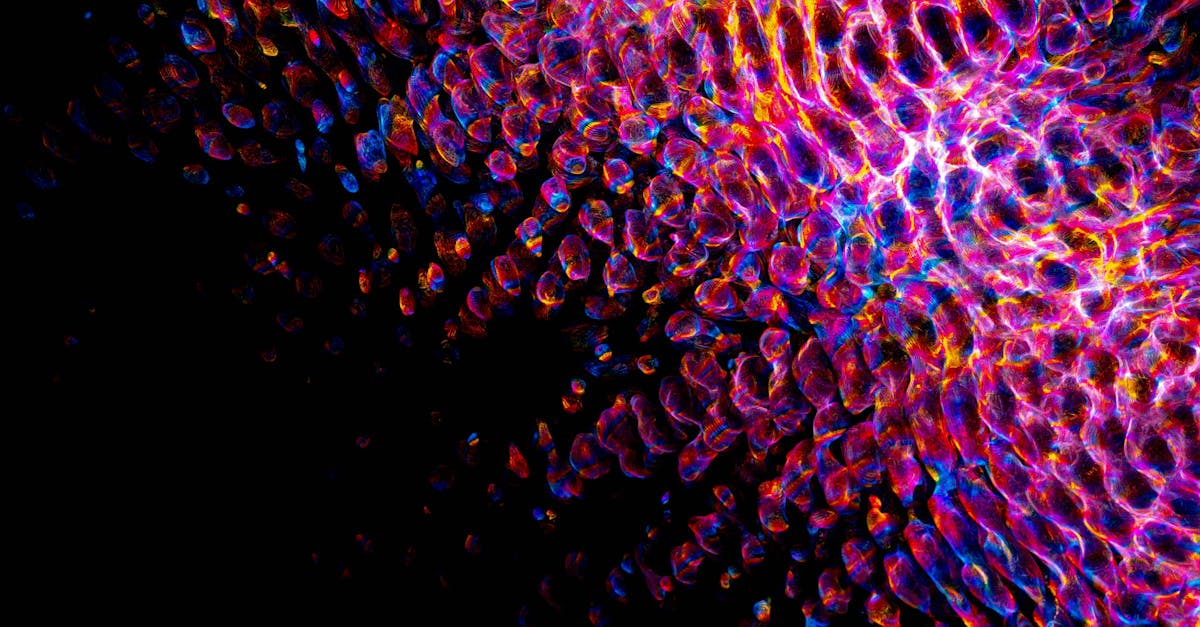
#> input picture services/blog_engine/app/services/image/backgrounds/abstract/abstract_0.jpg, 1200 x 627 px
$ python -i image_generator.py   (imports and definitions only)
#> lines starting #> are read from the running program, lines starting #| are printed output that depends on the picture
from PIL import Image, ImageDraw, ImageFont, ImageEnhance
from pathlib import Path
from datetime import datetime
from .image_config import *
from .image_templates import TEMPLATES
from .utils import load_font
from .external_api import pexels
import random
import numpy as np
import io

# -------------------------------------------------
# Directories
# -------------------------------------------------
BASE_DIR = Path(__file__).parent
IMAGE_DIR = BASE_DIR / "backgrounds"
# [1 line not run here, left out]

# -------------------------------------------------
# Background categories
# -------------------------------------------------
BACKGROUND_CATEGORIES = ["nature", "space", "technology", "abstract", "city", "gradient", "pattern", "noise"]
OVERLAY_CATEGORIES = ["nature", "space", "abstract", "gradient", "technology", "pattern"]

# -------------------------------------------------
# Text drawing utility (fixed)
# -------------------------------------------------
# [83 lines left out: functions draw_text, generate_background, not called in this run]

# -------------------------------------------------
# Layer subtle overlay with optional text
# -------------------------------------------------
def apply_overlay(base_img: Image.Image, text_data: dict = None) -> Image.Image:
    overlay_category = random.choice(OVERLAY_CATEGORIES)
    overlay_img = generate_background(base_img.width, base_img.height, category=overlay_category)
    overlay_img = overlay_img.convert("RGBA")

    # Create alpha mask for transparency (~20%)
    overlay_mask = Image.new("L", overlay_img.size, 50)
    overlay_img.putalpha(overlay_mask)
    base_img.alpha_composite(overlay_img)

    # Draw text on top
    if text_data:
        font_title = load_font(FONT_SIZE_TITLE)
        font_subtitle = load_font(FONT_SIZE_SUBTITLE)
        if "title" in text_data:
            draw_text(base_img, text_data["title"], font_title, xy=(50, 50), max_width=base_img.width-100)
        if "subtitle" in text_data:
            draw_text(base_img, text_data["subtitle"], font_subtitle, xy=(50, 200), max_width=base_img.width-100)

    return base_img

# -------------------------------------------------
# Generate a single image
# -------------------------------------------------
# [74 lines left out: functions generate_image, generate_images_for_post, not called in this run]

>>> import cv2
>>> picture = cv2.imread('backgrounds/abstract/abstract_0.jpg', cv2.IMREAD_GRAYSCALE)
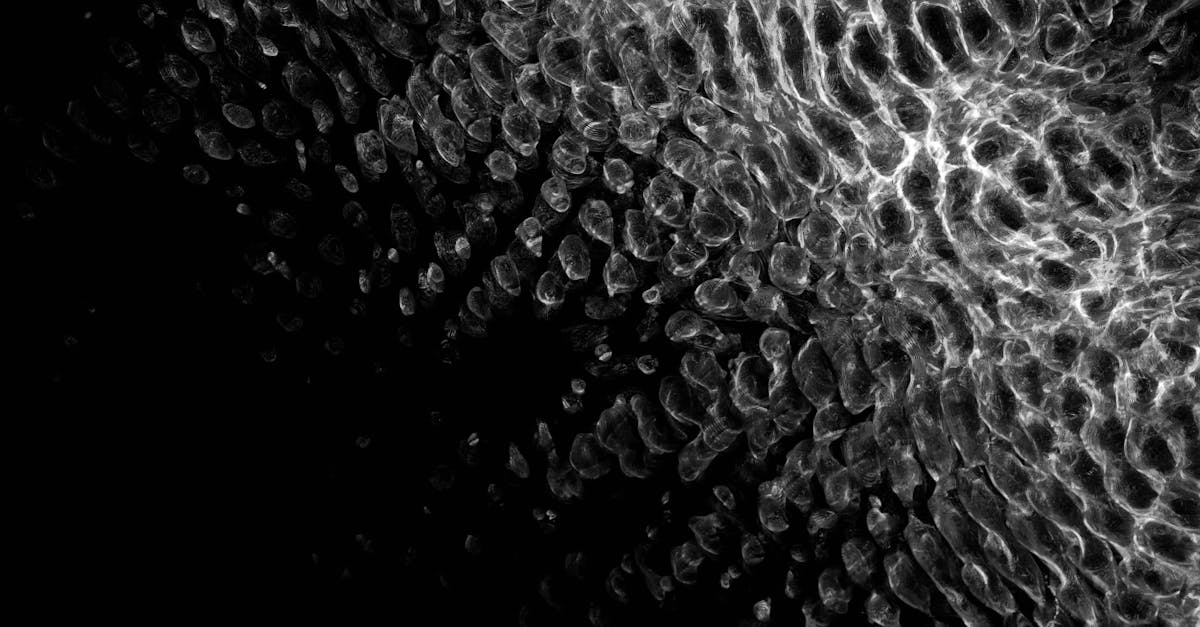
#> picture: shape (627, 1200); min 0, max 255, mean 37.2
#> (the run stopped early here; a loop or call above may not have finished)

$ run again, on services/blog_engine/app/services/image/backgrounds/abstract/abstract_4.jpg
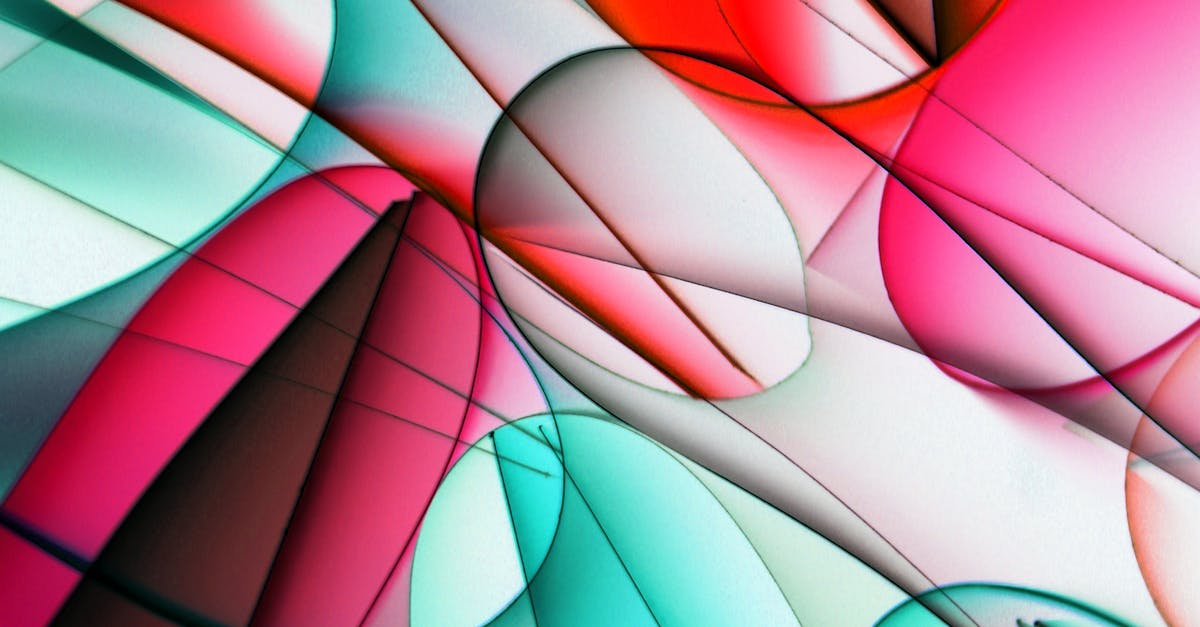
#> input picture services/blog_engine/app/services/image/backgrounds/abstract/abstract_4.jpg, 1200 x 627 px
#> `picture = cv2.imread('backgrounds/abstract/abstract_0.jpg', cv2.IMREAD..`:
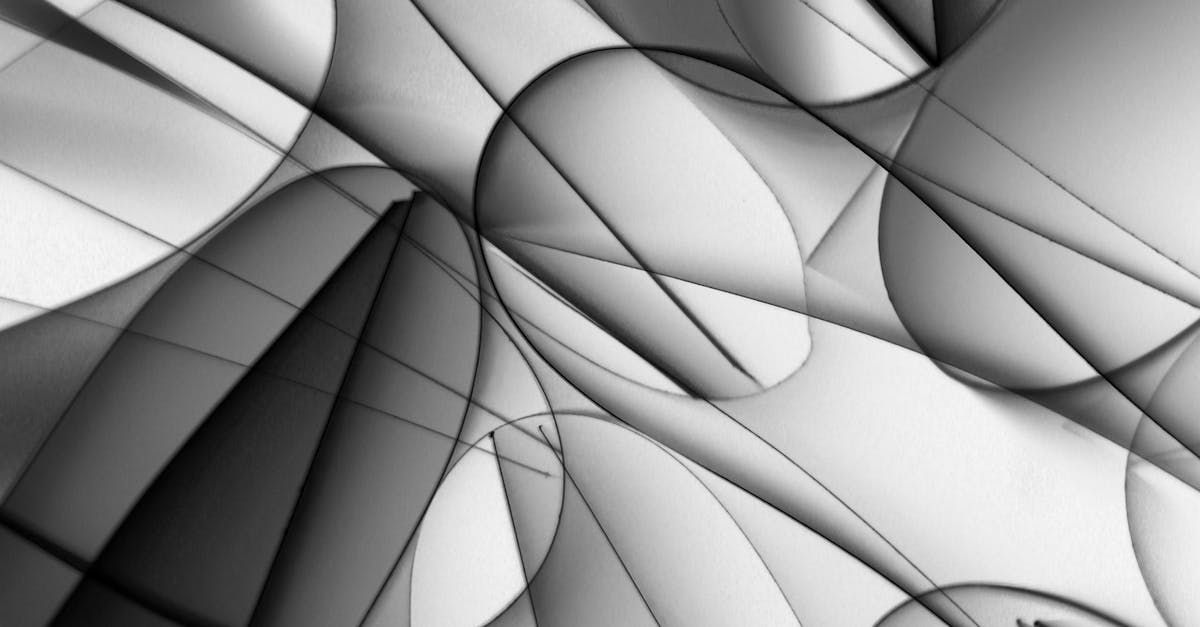
#> picture: shape (627, 1200); min 0, max 253, mean 147.7
